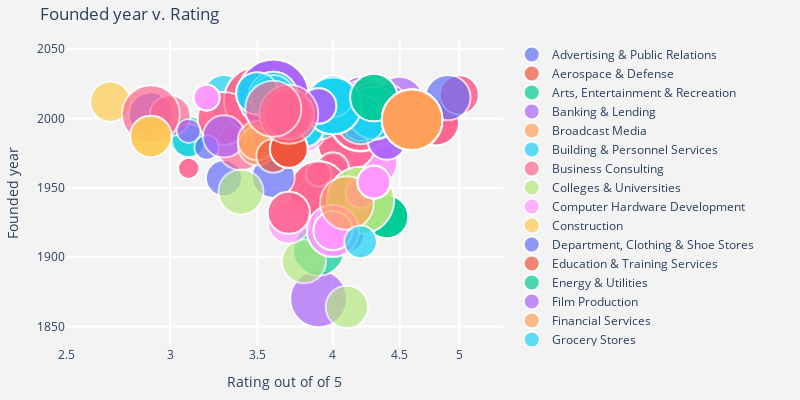

Notebook source saved alongside this figure:
### Code cell
import plotly.graph_objects as go
import plotly.express as px
import pandas as pd
import math




hover_text = []
bubble_size = []

for index, row in jobs.iterrows():
    hover_text.append(('Company: {company}<br>'+
                      'Salary: {salary}<br>'+
                      'Rating: {rating}<br>'+
                      'Location: {location}<br>'+
                      'Fund year: {fund}<br>'+
                      'Industry: {industry}').format(company=row['Company'],
                                            salary=row['Salary'],
                                            rating=row['Rating'],
                                            location=row['Location'],
                                            fund=row['Founded'],
                                            industry=row['Industry']))
    bubble_size.append(math.sqrt(row['Salary']))

jobs['text'] = hover_text
jobs['size'] = jobs['Salary']-min(jobs['Salary']+1)
sizeref = 2.*max(jobs['size'])/(5000)

# Dictionary with dataframes for each continent
industry_names = jobs.groupby('Industry').count().reset_index()['Industry'].tolist()
industry_data = {Industry:jobs.query("Industry == '%s'" %Industry)
                              for Industry in industry_names}

# Create figure
fig = go.Figure()

for industry_name, Industry in industry_data.items():
    fig.add_trace(go.Scatter(
        x=Industry['Rating'], y=Industry['Founded'],
        name=industry_name, text=Industry['text'],
        marker_size=Industry['size'],
        ))

# Tune marker appearance and layout
fig.update_traces(mode='markers', marker=dict(sizemode='area',
                                              sizeref=sizeref, line_width=2))

fig.update_layout(
    margin=dict(l=40, r=20, t=40, b=40),
    title='Founded year v. Rating',
    xaxis=dict(
        title='Rating out of of 5',
        gridcolor='white',
        type='log',
        gridwidth=2,
    ),
    yaxis=dict(
        title='Founded year',
        gridcolor='white',
        gridwidth=2,
    ),
    paper_bgcolor='rgb(243, 243, 243)',
    plot_bgcolor='rgb(243, 243, 243)',
    width=800, height=400,
)
fig.show()
fig.write_html("file.html")
